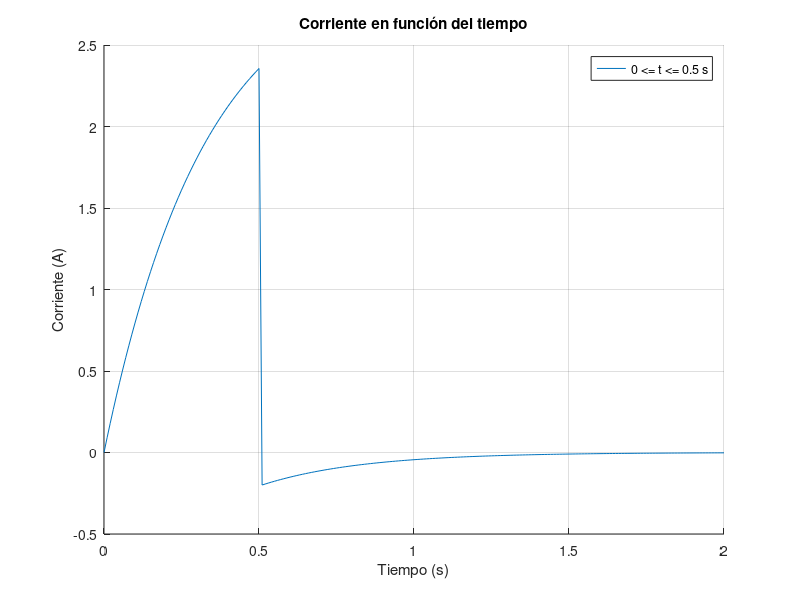

Source code (MATLAB):

R = 4;      
L = 1.3;   
V = 12;      
t = 0:0.01:2;  

% Cálculo de la corriente en función del tiempo
t1 = t(t <= 0.5);
t2 = t(t > 0.5);
i1 = (V / R) * (1 - exp(-R * t1 / L));
i2 = exp(-R * t2 / L) * (V / R) * (exp(-0.5 / L) - 1);

% Gráfica
figure;
hold on;
plot([t1,t2],[i1,i2])

xlabel('Tiempo (s)');
ylabel('Corriente (A)');
title('Corriente en función del tiempo');
legend('0 <= t <= 0.5 s', '0.5 s <= t <= 2 s');
grid on;
hold off;
